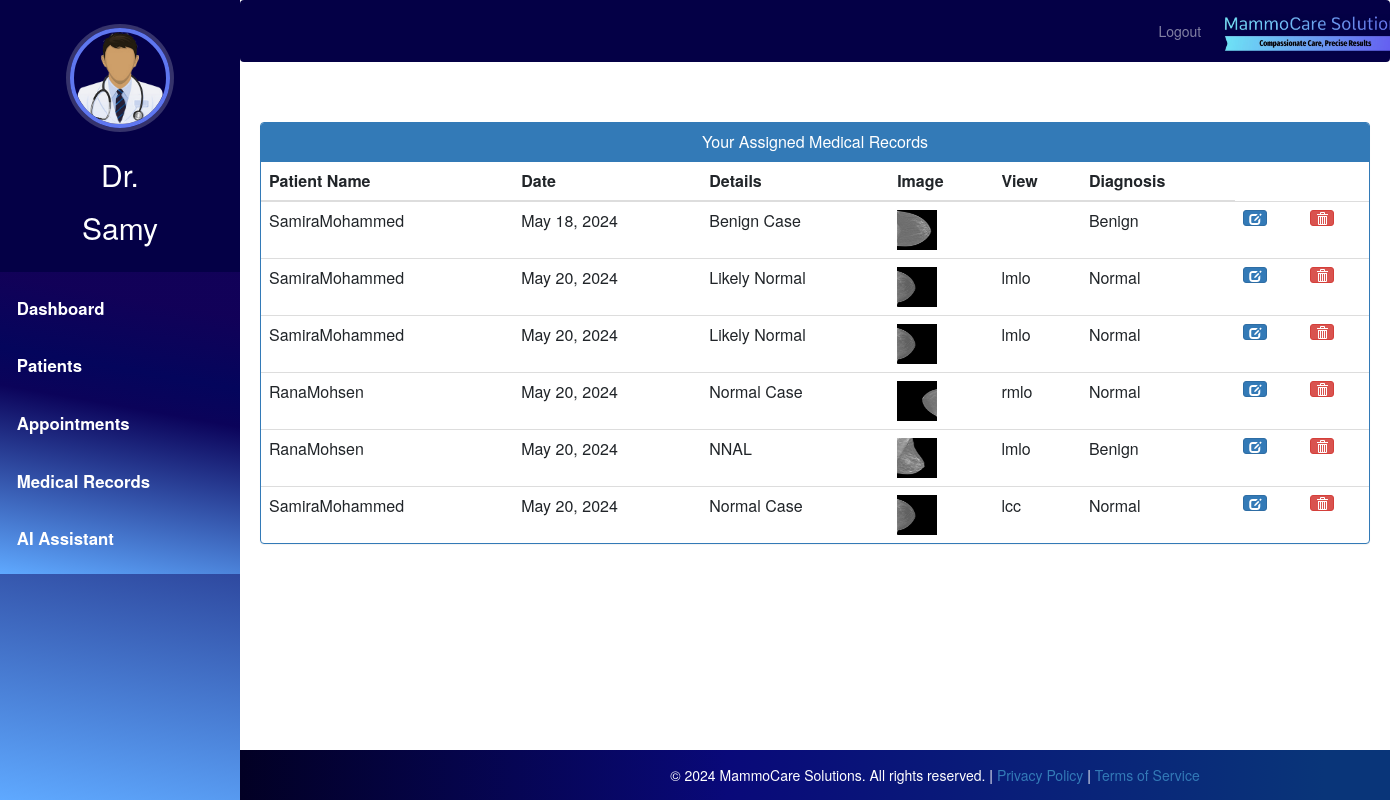
Page /doctor-view-records (signed in) on the committed database.
### hospital/models.py (models this page shows, shortened)
class Doctor(models.Model):
    user=models.OneToOneField(User,on_delete=models.CASCADE)
    profile_pic= models.ImageField(upload_to='profile_pic/DoctorProfilePic/', null=True,blank=True)
    address = models.CharField(max_length=40)
    mobile = models.CharField(max_length=20,null=True)
    department= models.CharField(max_length=50, default='Oncologist')
    status=models.BooleanField(default=False)

class MedicalRecord(models.Model):
    patient_id = models.PositiveIntegerField(null=True, default=0)
    doctor_id = models.PositiveIntegerField(null=True, default=0)
    patientName=models.CharField(max_length=40)
    doctorName=models.CharField(max_length=40)
    date = models.DateField(auto_now_add=True)
    details = models.TextField()
    image = models.CharField(max_length=350)
    view = models.CharField(max_length=5, default='')
    diagnosis = models.CharField(max_length=200, null=True, blank=True)

### hospital/views.py (the view)
# urls.py: path('doctor-view-records', views.doctor_view_records_view, name='doctor-view-records'),
@login_required(login_url='doctorlogin')
@user_passes_test(is_doctor)
def doctor_view_records_view(request):
    doctor = models.Doctor.objects.get(user=request.user)  # Get the current user
    medical_records=models.MedicalRecord.objects.filter(doctor_id=request.user.id)
    return render(request,'hospital/doctor-view-records.html', {'medical_records': medical_records, 'doctor': doctor,})

### hospital/views.py (called while the page is built)
def is_doctor(user):
    return user.groups.filter(name='DOCTOR').exists()

### templates/hospital/doctor-view-records.html (shortened to what this page needs)
{% extends 'hospital/doctor_base.html' %}
{% block content %}
{% load static %}
<head>
  <link href="//netdna.bootstrapcdn.com/bootstrap/3.0.0/css/bootstrap.min.css" rel="stylesheet" id="bootstrap-css">
</head>
<div class="container">
  <div class="panel panel-primary">
    <div class="panel-heading">
      <h6 class="panel-title">Your Assigned Medical Records</h6>
    </div>
    <table class="table table-hover" id="dev-table">
      <thead>
        <tr>
          <th>Patient Name</th>
          <th>Date</th>
          <th>Details</th>
          <th>Image</th>
          <th>View</th>
          <th>Diagnosis</th>
        </tr>
      </thead>
      {% for record in medical_records %}
      <tr>
        <td>{{record.patientName}}</td>
        <td>{{record.date}}</td>
        <td>{{record.details}}</td>
        <td>
          {% if record.image %}
              <img src="{% static record.image %}" alt="Tommo Image" height="40px" width="40px" />
          {% else %}
              No Image Available
          {% endif %}
        </td>
        <td>{{record.view}}</td>
        <td>{{record.diagnosis}}</td>
        {% if record.id %}
        <td><a class="btn btn-primary btn-xs" href="{% url 'doctor-update-record' record.id  %}"><span class="glyphicon glyphicon-edit"></span></a></td>
        <td><a class="btn btn-danger btn-xs" href="{% url 'doctor-delete-record' record.id  %}"><span class="glyphicon glyphicon-trash"></span></a></td>
        {% else %}
        <td><a class="btn btn-primary btn-xs" href="{% url 'doctor-update-record' %}"><span class="glyphicon glyphicon-edit"></span></a></td>
        <td><a class="btn btn-danger btn-xs" href="{% url 'doctor-delete-record' %}"><span class="glyphicon glyphicon-trash"></span></a></td>
        {% endif %}
    </tr>
      {% endfor %}
    </table>
  </div>
</div>
<div class="footer-container">
    <footer>
      <div class="footer-content">
        <p>
          &copy; 2024 MammoCare Solutions. All rights reserved. | <a href="/privacy_policy">Privacy Policy</a> | <a href="/terms">Terms of Service</a>
        </p>
      </div>
    </footer>
  </div>
{% endblock content %}

### templates/hospital/doctor_base.html (shortened to what this page needs)
{% load static %}
<html lang="en">
<head>
  <link rel="stylesheet" href="https://stackpath.bootstrapcdn.com/bootstrap/4.3.1/css/bootstrap.min.css">
  <link rel="stylesheet" href="https://maxcdn.bootstrapcdn.com/font-awesome/4.7.0/css/font-awesome.min.css">
</head>
<body>
  <nav class="menu" tabindex="0">
    <header class="avatar">
      <div style="display: inline-block;">
        <img src="{% static doctor.profile_pic.url %}" alt="Profile Pic" />
        <br><br>
        <h6 style="color: white; font-size: 30px;">Dr.</h6>
      </div>
      <h2>{{ request.user.first_name }}</h2>
    </header>
    <ul>
      <li tabindex="0" class="icon-dashboard"><a href="/doctor-dashboard">Dashboard</a></li>
      <li tabindex="0" class="icon-users"><a href="/doctor-patient">Patients</a></li>
      <li tabindex="0" class="icon-calendar"><a href="/doctor-appointment">Appointments</a></li>
      <li tabindex="0" class="icon-records"><a href="/doctor-medical-records">Medical Records</a></li>
      <li tabindex="0" class="icon-calendar"><a href="/assistant">AI Assistant</a></li>
    </ul>
  </nav>
  <main>
    <div class="bs-example">
      <nav class="navbar navbar-expand-md navbar-dark fixed-top" style="background:#040046;">
        <div class="navbar-nav" style=" margin-left: 80%;">
          <a href="/index" class="nav-item nav-link">Logout</a>
        </div>
        <a href="/admin-dashboard" class="navbar-brand">
          <img src="{% static 'images/mammocare-logo.jpeg' %}" alt="Logo" height="40" style="margin-top: -7px;">
        </a>
      </nav>
    </div>
    <br><br>
    {% block content %}
    {% endblock content %}
    <br><br><br><br><br><br><br>
    <footer>
      <br>
      <div class="container">
      </div>
    </footer>
  </main>
</body>
</html>

### templates/hospital/doctor_base.html (style rules this page uses)
body { padding-left: 240px; margin-top: 50px; }
.menu { background: rgb(2,0,36); background: linear-gradient(10deg, rgba(2,0,36,1) 0%, rgba(95,169,255,1) 0%, rgba(11,3,90,1) 55%, rgba(4,5,92,1) 66%, rgba(18,1,88,0.9568160027682948) 87%); height: 100vh; width: 240px; position: fixed; top: 0px; left: 0; z-index: 5; outline: none; transition: left 0.3s; }
.menu .avatar { background: #040046; padding: 2em 0.5em; text-align: center; }
.menu .avatar img { width: 100px; height: 100px; border-radius: 50%; overflow: hidden; border: 4px solid #5f77f0; box-shadow: 0 0 0 4px rgba(255, 255, 255, 0.2); }
.menu .avatar h2 { font-weight: normal; margin-bottom: 0; color: #fff; margin-top: 10px; }
.menu ul { list-style: none; padding: 0.5em 0; margin: 0; background: rgb(2,0,36); background: linear-gradient(10deg, rgba(2,0,36,1) 0%, rgba(95,169,255,1) 0%, rgba(11,3,90,1) 55%, rgba(4,5,92,1) 66%, rgba(18,1,88,0.9568160027682948) 87%); }
.menu ul li { padding: 1em; font-size: 1.2em; font-weight: bold; transition: background-color 0.3s ease; }
.menu ul li a { color: #fff; text-decoration: none; }
footer { padding: 0px 0px 0px 0px; background: rgb(2, 0, 36); background: linear-gradient(90deg, rgba(2, 0, 36, 1) 0%, rgba(9, 9, 121, 1) 35%, rgba(9, 53, 121, 1) 78%); margin: 0px; position: absolute; bottom: 0; width: 100%; height: 50px; text-align: center; }

### templates/hospital/doctor-view-records.html (style rules this page uses)
footer { padding: 0px 0px; background: rgb(2, 0, 36); background: linear-gradient(90deg, rgba(2, 0, 36, 1) 0%, rgba(9, 9, 121, 1) 35%, rgba(9, 53, 121, 1) 78%); position: fixed; margin: 0px; width: 100%; height: 50px; color: white; z-index: 0; }
footer p { margin: 5px 0; font-size: 14px; }
a:link { text-decoration: none; }
h6 { text-align: center; }
.footer-container { position: fixed; width: 100%; z-index: 1001; }
.footer-content { padding: 10px 0; bottom: 0px; }

### rows in the picture
Doctor: profile_pic (picture)
MedicalRecord: patientName "SamiraMohammed", date "May 18, 2024", details "Benign Case", diagnosis "Benign"
MedicalRecord: patientName "SamiraMohammed", date "May 20, 2024", details "Likely Normal", view "lmlo", diagnosis "Normal"
MedicalRecord: patientName "SamiraMohammed", date "May 20, 2024", details "Likely Normal", view "lmlo", diagnosis "Normal"
MedicalRecord: patientName "RanaMohsen", date "May 20, 2024", details "Normal Case", view "rmlo", diagnosis "Normal"
MedicalRecord: patientName "RanaMohsen", date "May 20, 2024", details "NNAL", view "lmlo", diagnosis "Benign"
MedicalRecord: patientName "SamiraMohammed", date "May 20, 2024", details "Normal Case", view "lcc", diagnosis "Normal"

### other values in the picture
{{ request.user.first_name }} "Samy"
